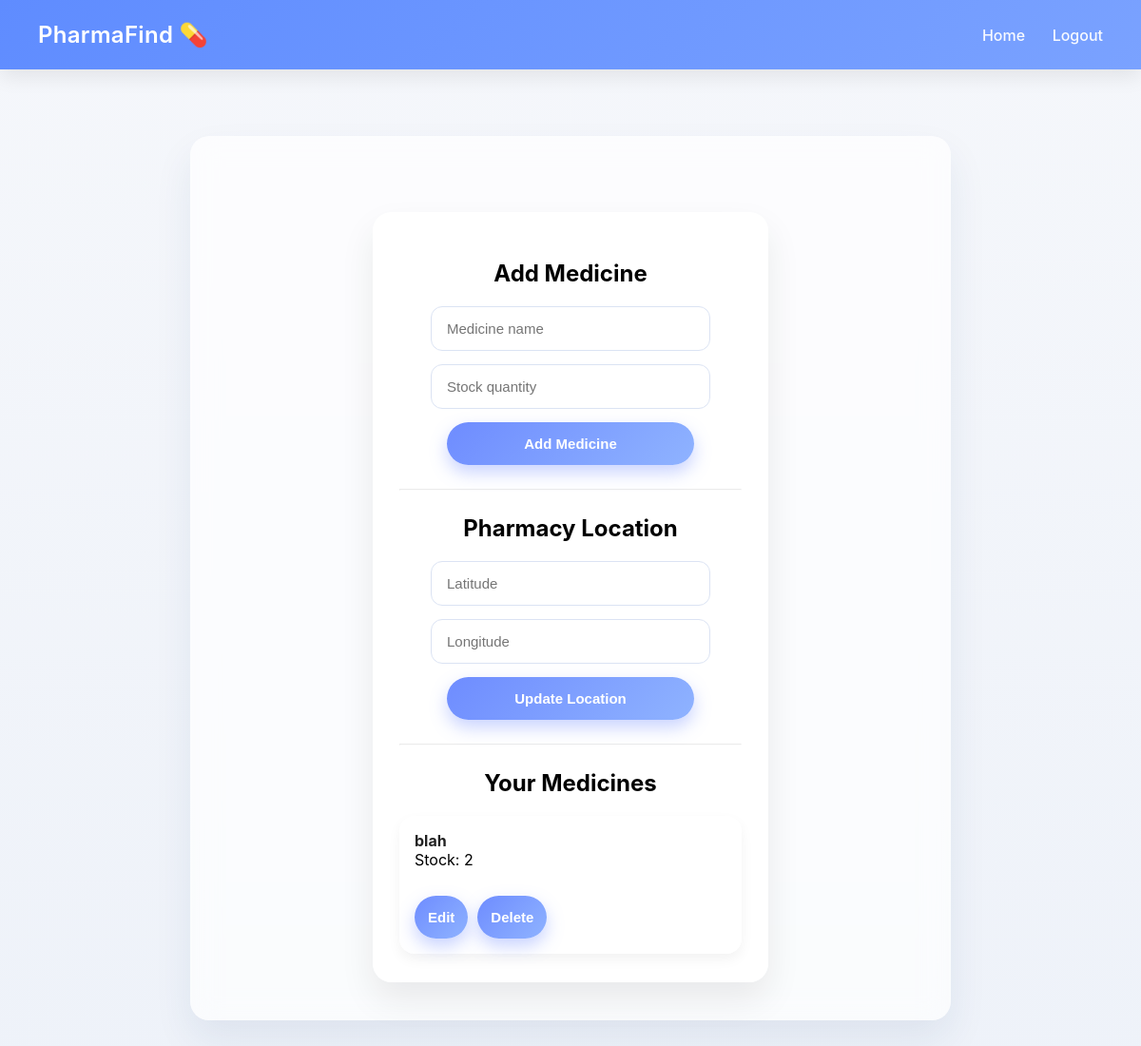
The page /dashboard (signed in) on the database as committed earlier.
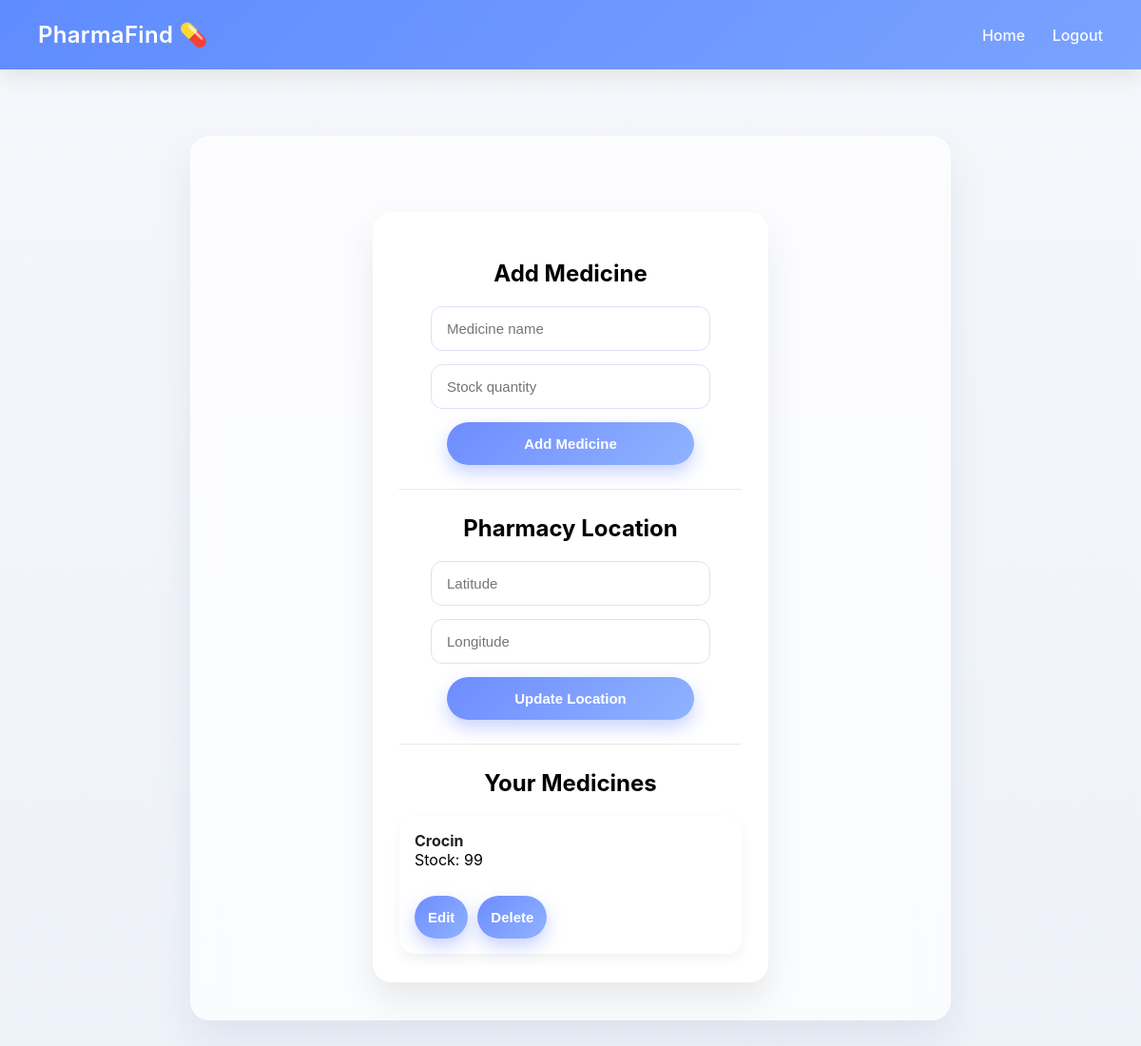
The same page on the database as committed later.
### tables this page shows
CREATE TABLE medicines (
    id INTEGER PRIMARY KEY AUTOINCREMENT,
    name TEXT NOT NULL,
    shop TEXT NOT NULL,
    stock INTEGER NOT NULL
);

### app.py (the view)
@app.route("/dashboard", methods=["GET", "POST"])
def dashboard():
    if "user" not in session:
        return redirect("/login")
    shop = session["user"]
    if request.method == "POST":
        name = request.form["name"]
        stock = request.form["stock"]
        add_medicine(name, stock, shop)
    medicines = get_pharmacy_medicines(shop)
    return render_template("dashboard.html", user=shop, medicines=medicines)

### app.py (called while the page is built)
def get_pharmacy_medicines(shop):
    conn = sqlite3.connect("pharma.db")
    cursor = conn.cursor()
    cursor.execute(
        "SELECT id, name, stock FROM medicines WHERE shop = ?",
        (shop,)
    )
    medicines = cursor.fetchall()
    conn.close()
    return medicines

### templates/dashboard.html (shortened to what this page needs)
<!DOCTYPE html>
<html>
<head>
    <link rel="stylesheet" href="{{ url_for('static', filename='style.css') }}">
</head>
<body>
<header>
    <div class="header-left">PharmaFind 💊</div>
    <div class="header-right">
        <a href="/">Home</a>
        <a href="/logout">Logout</a>
    </div>
</header>
<div class="container">
    <div class="auth-card" style="max-width:500px">
        <h2>Add Medicine</h2>
        <form method="POST">
            <input type="text" name="name" placeholder="Medicine name" required>
            <input type="number" name="stock" placeholder="Stock quantity" required>
            <button type="submit">Add Medicine</button>
        </form>
        <hr style="margin:25px 0; opacity:0.2;">
        <h2>Pharmacy Location</h2>
        <form method="POST" action="/update_location">
            <input type="text" name="latitude" placeholder="Latitude">
            <input type="text" name="longitude" placeholder="Longitude">
            <button type="submit">Update Location</button>
        </form>
        <hr style="margin:25px 0; opacity:0.2;">
        <h2>Your Medicines</h2>
        {% for med in medicines %}
        <div class="result-card" style="text-align:left">
            <strong>{{ med[1] }}</strong><br>
            Stock: {{ med[2] }}<br><br>
            <div class="button-row" style="justify-content:flex-start">
                <a href="/edit/{{ med[0] }}">
                    <button>Edit</button>
                </a>
                <a href="/delete/{{ med[0] }}">
                    <button class="delete">Delete</button>
                </a>
            </div>
        </div>
        {% endfor %}
    </div>
</div>
</body>
</html>

### static/style.css (style rules this page uses)
body { font-family: -apple-system, BlinkMacSystemFont, "Segoe UI", sans-serif; background: linear-gradient(180deg, #f5f7fb, #eef2f9); margin: 0; }
header { background: linear-gradient(135deg, #5f8cff, #7aa2ff); color: white; padding: 22px 40px; display: flex; justify-content: space-between; align-items: center; box-shadow: 0 8px 20px rgba(0,0,0,0.08); }
.header-left { font-size: 24px; font-weight: 600; letter-spacing: 0.3px; }
.header-right a { color: rgba(255,255,255,0.95); text-decoration: none; font-weight: 500; margin-left: 24px; transition: opacity 0.2s; }
.container { width: 60%; margin: 70px auto; padding: 40px; border-radius: 20px; background: rgba(255,255,255,0.7); backdrop-filter: blur(14px); box-shadow: 0 20px 40px rgba(30,60,120,0.08); }
.result-card { background: rgba(255,255,255,0.85); border-radius: 16px; padding: 16px; margin-top: 14px; box-shadow: 0 6px 14px rgba(0,0,0,0.05); }
.result-card strong { font-size: 16px; color: #222; }
.auth-card { width: 360px; margin: 40px auto 0; padding: 30px 28px; border-radius: 20px; background: rgba(255,255,255,0.85); backdrop-filter: blur(12px); box-shadow: 0 18px 36px rgba(0,0,0,0.08); text-align: center; }
.auth-card input { width: 100%; padding: 14px 16px; margin-bottom: 14px; border-radius: 12px; border: 1px solid #dbe3f3; font-size: 15px; outline: none; transition: all 0.2s; background: #fff; }
.auth-card button { width: 100%; padding: 14px; border-radius: 999px; border: none; background: linear-gradient(135deg, #6e8cff, #8fb3ff); color: white; font-weight: 600; font-size: 15px; cursor: pointer; box-shadow: 0 8px 18px rgba(100,130,255,0.35); transition: transform 0.15s, box-shadow 0.15s; }
.auth-card form { display: flex; flex-direction: column; align-items: center; }
.auth-card input, .auth-card button { width: 100%; max-width: 260px; }
.button-row { display: flex; gap: 10px; justify-content: center; margin-top: 8px; }
.button-row button { flex: 1; max-width: 140px; }

Rows that differ between the two databases and show on the page:
no longer on this page (row edited): medicines: name "blah", stock "2"
now on this page (row edited): medicines: name "Crocin", stock "99"
